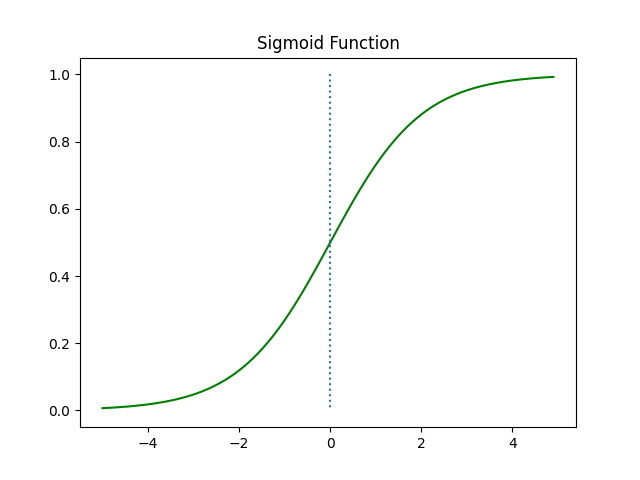

This chart was generated by the following Python code:
import numpy as np
import matplotlib.pyplot as plt


def sigmoid(x):
    return 1 / (1 + np.exp(-x))


x = np.arange(-5.0, 5.0, 0.1)
y = sigmoid(x)
plt.plot(x, y, "g")
plt.plot([0, 0], [1.0, 0.0], ":")
plt.title("Sigmoid Function")
plt.show()
